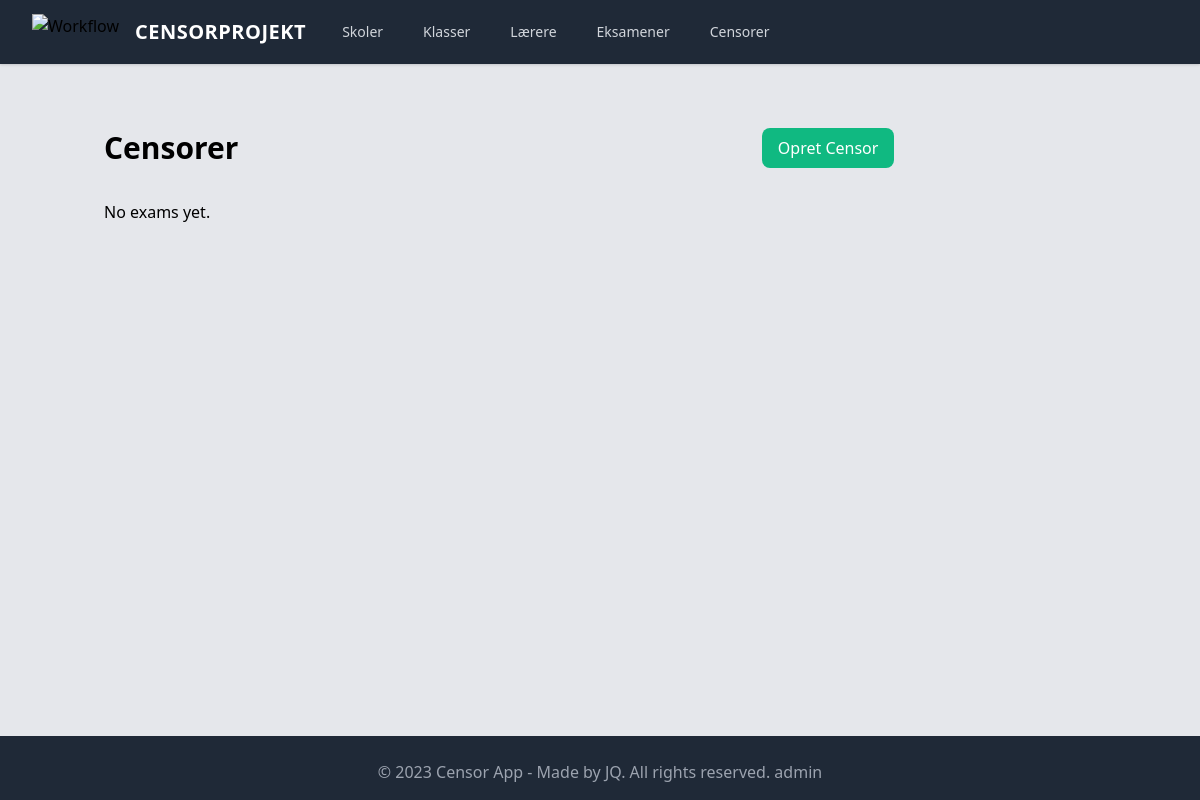
The app's page /censor/, older data.
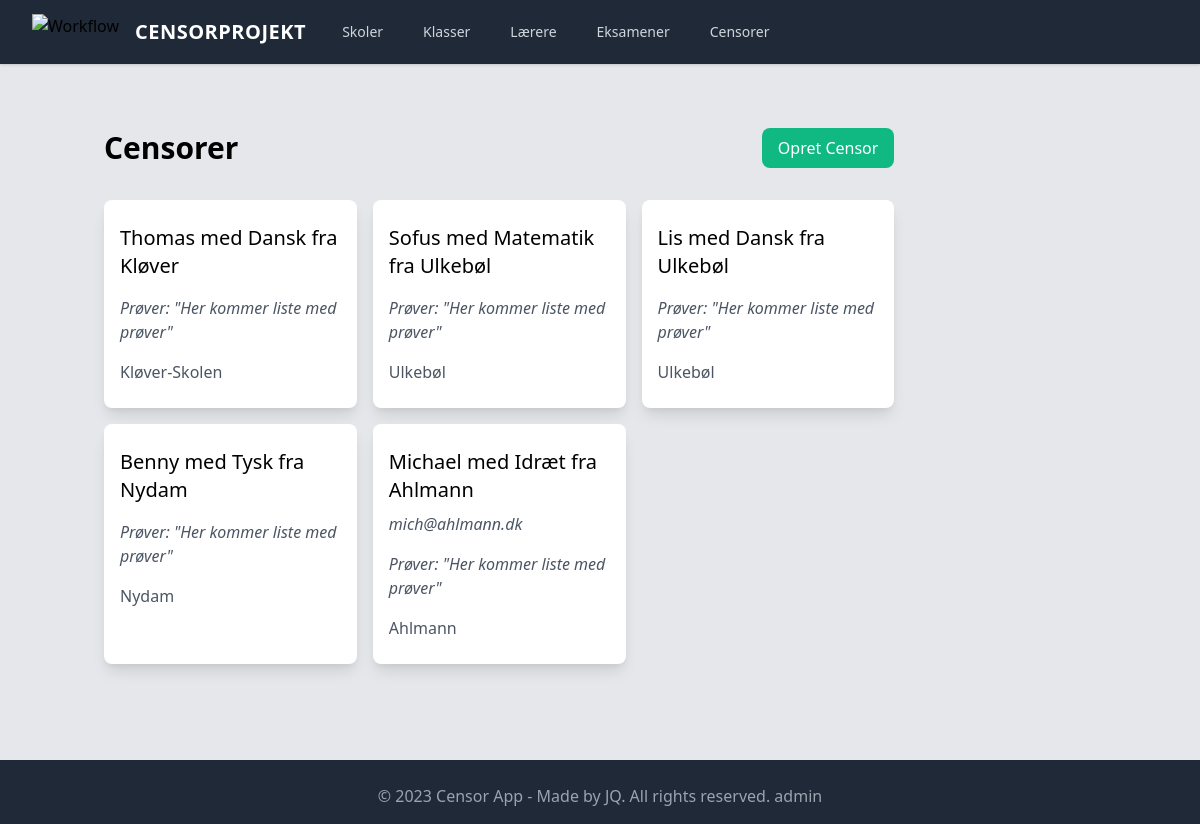
The same page, newer data.
### censor_app/models.py (models this page shows, shortened)
class Censor(models.Model):
    navn = models.CharField(max_length=200)
    fag = models.CharField(max_length=200)
    skole = models.ForeignKey(
        Skole, blank=True, null=True, on_delete=models.CASCADE, related_name="censorer"
    )
    email = models.EmailField()
    class Meta:
        verbose_name_plural = "Censorer"

class Skole(models.Model):
    navn = models.CharField(max_length=200)
    adresse = models.CharField(max_length=200)
    def __str__(self):
        return self.navn
    class Meta:
        verbose_name_plural = "Skoler"

### censor_app/views.py (the view)
# urls.py: path("censor/", CensorList.as_view(), name="censor_list"),
class CensorList(ListView):
    model = Censor
    template_name = "censor_app/censor_list.html"
    context_object_name = "censorer"

### templates/censor_app/censor_list.html
{% extends 'censor_app/base.html' %} {% block content %}
<div class="flex justify-between items-center mb-8">
  <h1 class="text-3xl font-bold">Censorer</h1>
  <a
    href="{% url 'censor_create' %}"
    class="bg-green-500 text-white px-4 py-2 rounded-lg"
    >Opret Censor</a
  >
</div>
<div class="grid gap-4 grid-cols-3 mb-40">
  {% for censor in censorer %}
  <div class="bg-white shadow-lg rounded-lg px-4 py-6">
    <a href="{% url 'censor_detail' censor.pk %}">
      <h2 class="text-xl font-medium mb-2">{{ censor.navn }}</h2>
      <p class="text-gray-600 mb-4 italic">{{ censor.email }}</p>
      <p class="text-gray-600 mb-4 italic">
        Prøver: "Her kommer liste med prøver"
      </p>
      <p class="text-gray-600">{{ censor.skole }}</p>
    </a>
  </div>
  {% empty %}
  <p>No exams yet.</p>
  {% endfor %}
</div>
{% endblock %}

Row changes from the older to the newer data that the page shows:
added Censor: navn "Thomas med Dansk fra Kløver", skole "Kløver-Skolen"
added Censor: navn "Sofus med Matematik fra Ulkebøl", skole "Ulkebøl"
added Censor: navn "Lis med Dansk fra Ulkebøl", skole "Ulkebøl"
added Censor: navn "Benny med Tysk fra Nydam", skole "Nydam"
added Censor: navn "Michael med Idræt fra Ahlmann", email "mich@ahlmann.dk", skole "Ahlmann"
Text that changed along with them:
text no longer shown: "No exams yet."
